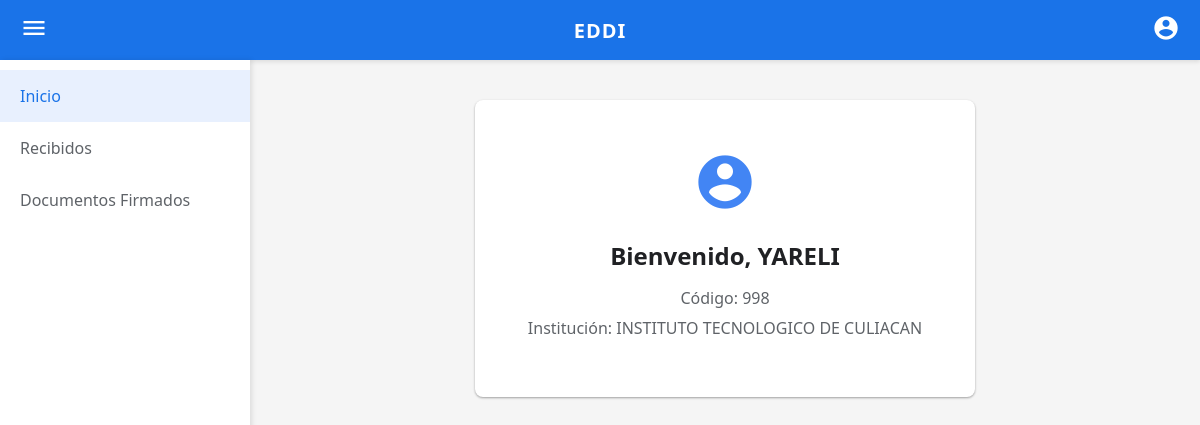
Screenshot of /dashboard (signed in) with the database file from the repository.
### tables this page shows
CREATE TABLE Docentes (
    id_docente INTEGER PRIMARY KEY,
    nombre TEXT NOT NULL,
    apellidos TEXT NOT NULL,
    fecha_ingreso TEXT,
    id_departamento INTEGER NOT NULL,
    registro_cvu TEXT NULL UNIQUE,
    id_plaza INTEGER NOT NULL,
    id_institucion INTEGER NOT NULL,
    rfc TEXT UNIQUE,
    curp TEXT UNIQUE,
    sueldo_bruto DECIMAL(10,2),
    sueldo_letra TEXT,
    horario TEXT,
    estatus TEXT,
    FOREIGN KEY (id_departamento) REFERENCES Departamentos(id_departamento),
    FOREIGN KEY (id_plaza) REFERENCES Plazas(id_plaza),
    FOREIGN KEY (id_institucion) REFERENCES Instituciones(id_institucion)
);

CREATE TABLE Instituciones (
    id_institucion INTEGER PRIMARY KEY,
    nombre_institucion TEXT NOT NULL UNIQUE
);

### app.py (the view)
@app.route('/dashboard')
def dashboard():
    if 'user_id' not in session: return redirect(url_for('login'))
    datos = obtener_datos_docente_completo(session['user_id'])
    return render_template('dashboard.html', docente=datos) if datos else "Error datos"

### app.py (called while the page is built)
def get_db_connection():
    base_dir = os.path.abspath(os.path.dirname(__file__))
    db_path = os.path.join(base_dir, 'EDDI.db')
    conn = sqlite3.connect(db_path)
    conn.row_factory = sqlite3.Row
    return conn

def obtener_datos_docente_completo(user_id):
    conn = get_db_connection()
    cursor = conn.cursor()
    query = """
        SELECT d.*, i.nombre_institucion, p.nombre_plaza, p.clave_presupuestal, dept.nombre AS departamento
        FROM Docentes d
        JOIN Instituciones i ON d.id_institucion = i.id_institucion
        JOIN Plazas p ON d.id_plaza = p.id_plaza
        JOIN Departamentos dept ON d.id_departamento = dept.id_departamento
        WHERE d.id_docente = ?
    """
    cursor.execute(query, (user_id,))
    datos = cursor.fetchone()
    conn.close()
    return datos

### templates/dashboard.html (shortened to what this page needs)
<!DOCTYPE html>
<html lang="es">
<head>
    <link rel="stylesheet" href="{{ url_for('static', filename='dashboard.css') }}">
</head>
<body>
    <header class="main-header">
        <div class="icon-container" id="menu-toggle-btn">
            <span class="material-icons">menu</span>
        </div>
        <div class="logo-text">EDDI</div>
        <div class="icon-container">
            <span class="material-icons">account_circle</span>
        </div>
    </header>
    <div id="sidebar" class="sidebar show">
            <a href="{{ url_for('dashboard') }}" class="sidebar-link active">Inicio</a>
            {% if session['rol'] == 'jefe' %}
                <a href="{{ url_for('recibidos') }}" class="sidebar-link">Recibidos</a>
                <a href="#" class="sidebar-link">Documentos Firmados</a>
            {% endif %}
        </div>
    <main class="main-content-fixed">
        <div class="welcome-card">
            <div class="profile-icon-large">
                <span class="material-icons" style="font-size: 64px; color: #4285f4;">account_circle</span>
            </div>
            <h1>Bienvenido, {{ docente.nombre }}</h1>
            <p class="info-text">Código: {{ docente.id_docente }}</p>
            <p class="info-text">Institución: {{ docente.nombre_institucion }}</p>
        </div>
    </main>
</body>
</html>

### static/dashboard.css (style rules this page uses)
* { margin: 0; padding: 0; box-sizing: border-box; font-family: 'Segoe UI', Roboto, Helvetica, Arial, sans-serif; }
body { background-color: #f5f5f5; display: flex; flex-direction: column; min-height: 100vh; }
.main-header { background-color: #1a73e8; color: white; height: 60px; display: flex; align-items: center; justify-content: space-between; padding: 0 20px; box-shadow: 0 2px 4px rgba(0,0,0,0.1); }
.logo-text { font-size: 20px; font-weight: bold; letter-spacing: 1px; }
.icon-container span { cursor: pointer; font-size: 28px; }
.welcome-card { background-color: white; width: 100%; max-width: 500px; padding: 50px 20px; border-radius: 8px; text-align: center; box-shadow: 0 1px 3px rgba(0,0,0,0.12), 0 1px 2px rgba(0,0,0,0.24); }
.profile-icon-large { margin-bottom: 20px; }
.welcome-card h1 { color: #202124; font-size: 24px; margin-bottom: 15px; }
.info-text { color: #5f6368; font-size: 16px; margin-bottom: 8px; }
.sidebar { display: none; position: fixed; top: 60px; left: 0; width: 250px; height: calc(100vh - 60px); background-color: white; box-shadow: 2px 0 5px rgba(0,0,0,0.1); padding-top: 10px; z-index: 1000; }
.sidebar.show { display: block; }
.sidebar-link { display: block; padding: 15px 20px; text-decoration: none; font-size: 16px; color: #5f6368; font-weight: 500; }
.sidebar-link.active { color: #1a73e8; background-color: #e8f0fe; }
.main-content-fixed { margin-left: 250px; width: calc(100% - 250px); display: flex; flex-direction: column; align-items: center; padding-top: 40px; }

### rows the page displays
Docentes: nombre "YARELI", id_docente "998"
Instituciones: nombre_institucion "INSTITUTO TECNOLOGICO DE CULIACAN"
